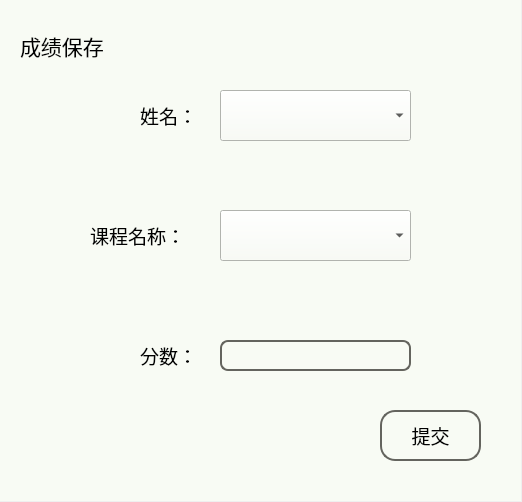
<?xml version="1.0" encoding="UTF-8"?>
<ui version="4.0">
 <class>Form</class>
 <widget class="QWidget" name="Form">
  <property name="geometry">
   <rect>
    <x>0</x>
    <y>0</y>
    <width>522</width>
    <height>502</height>
   </rect>
  </property>
  <property name="windowTitle">
   <string>成绩保存</string>
  </property>
  <widget class="QWidget" name="widget" native="true">
   <property name="geometry">
    <rect>
     <x>0</x>
     <y>-10</y>
     <width>521</width>
     <height>511</height>
    </rect>
   </property>
   <property name="styleSheet">
    <string notr="true">background-color:#f8fbf4</string>
   </property>
   <widget class="QLabel" name="label">
    <property name="geometry">
     <rect>
      <x>20</x>
      <y>30</y>
      <width>131</width>
      <height>51</height>
     </rect>
    </property>
    <property name="font">
     <font>
      <family>黑体</family>
      <pointsize>16</pointsize>
      <weight>50</weight>
      <bold>false</bold>
     </font>
    </property>
    <property name="text">
     <string>成绩保存</string>
    </property>
   </widget>
   <widget class="QPushButton" name="pushButton">
    <property name="geometry">
     <rect>
      <x>380</x>
      <y>420</y>
      <width>101</width>
      <height>51</height>
     </rect>
    </property>
    <property name="font">
     <font>
      <family>黑体</family>
      <pointsize>14</pointsize>
     </font>
    </property>
    <property name="styleSheet">
     <string notr="true">border: 2px solid #64645e;
border-radius: 15px;</string>
    </property>
    <property name="text">
     <string>提交</string>
    </property>
   </widget>
   <widget class="QLabel" name="label_3">
    <property name="geometry">
     <rect>
      <x>140</x>
      <y>340</y>
      <width>61</width>
      <height>51</height>
     </rect>
    </property>
    <property name="font">
     <font>
      <family>黑体</family>
      <pointsize>14</pointsize>
      <weight>50</weight>
      <bold>false</bold>
     </font>
    </property>
    <property name="text">
     <string>分数：</string>
    </property>
   </widget>
   <widget class="QTextEdit" name="textEdit_score">
    <property name="geometry">
     <rect>
      <x>220</x>
      <y>350</y>
      <width>191</width>
      <height>31</height>
     </rect>
    </property>
    <property name="styleSheet">
     <string notr="true">border: 2px solid #64645e;
 border-radius: 8px;</string>
    </property>
   </widget>
   <widget class="QComboBox" name="comboBox_name">
    <property name="geometry">
     <rect>
      <x>220</x>
      <y>100</y>
      <width>191</width>
      <height>51</height>
     </rect>
    </property>
    <property name="font">
     <font>
      <family>黑体</family>
      <pointsize>14</pointsize>
     </font>
    </property>
   </widget>
   <widget class="QComboBox" name="comboBox_course">
    <property name="geometry">
     <rect>
      <x>220</x>
      <y>220</y>
      <width>191</width>
      <height>51</height>
     </rect>
    </property>
    <property name="font">
     <font>
      <family>黑体</family>
      <pointsize>12</pointsize>
     </font>
    </property>
   </widget>
   <widget class="QLabel" name="label_4">
    <property name="geometry">
     <rect>
      <x>90</x>
      <y>220</y>
      <width>111</width>
      <height>51</height>
     </rect>
    </property>
    <property name="font">
     <font>
      <family>黑体</family>
      <pointsize>14</pointsize>
      <weight>50</weight>
      <bold>false</bold>
     </font>
    </property>
    <property name="text">
     <string>课程名称：</string>
    </property>
   </widget>
   <widget class="QLabel" name="label_5">
    <property name="geometry">
     <rect>
      <x>140</x>
      <y>100</y>
      <width>61</width>
      <height>51</height>
     </rect>
    </property>
    <property name="font">
     <font>
      <family>黑体</family>
      <pointsize>14</pointsize>
      <weight>50</weight>
      <bold>false</bold>
     </font>
    </property>
    <property name="text">
     <string>姓名：</string>
    </property>
   </widget>
  </widget>
 </widget>
 <resources/>
 <connections/>
</ui>
